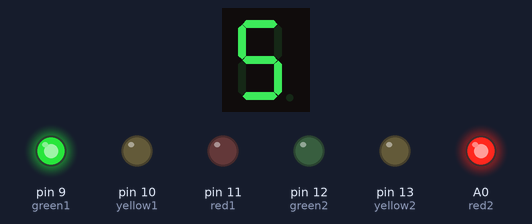
Bench run of a sketch on a simulated Arduino Uno, built with avr-gcc and run on an emulated ATmega328P. On the bench: 1-digit seven-segment display, output pins drawn as LEDs (lit = HIGH). Wiring (inferred from the names in the program): 1-digit 7-segment display, segments lit when LOW: segments pin 2, pin 3, pin 4, pin 5, pin 6, pin 7, pin 8. The segment pins are drawn as the display they are named for; pins used as bus, display or sensor lines are not drawn.

Above: at 0.1 s.
At 1.1 s:
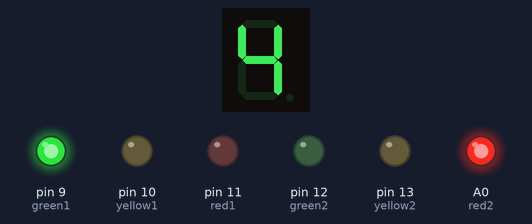
At 3.1 s:
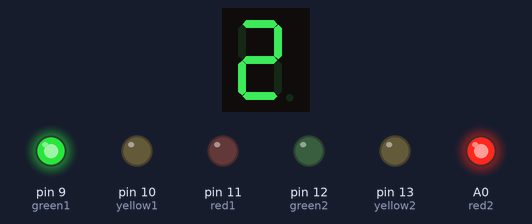
At 6.1 s:
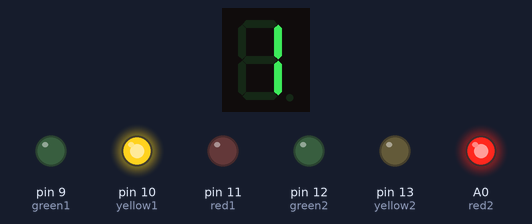
At 9.1 s:
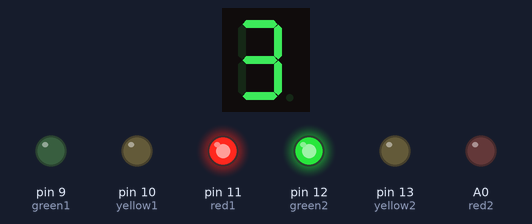
At 13.1 s:
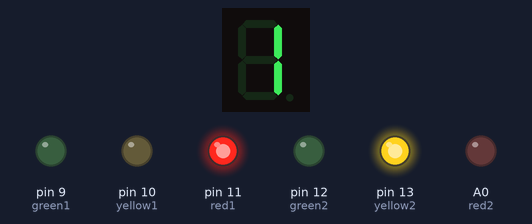
Timing chart, 0 to 36.5 s (numbered marks = the images above):
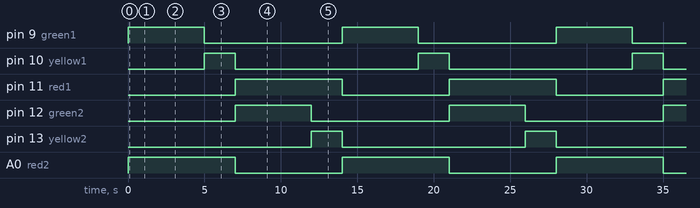

Measured:
- by itself, pin 9 (green1), pin 12 (green2): alternates HIGH for 5.0 s and LOW for 9.0 s
- by itself, pin 10 (yellow1), pin 13 (yellow2): alternates HIGH for 2.0 s and LOW for 12.0 s
- by itself, pin 11 (red1), A0 (red2): alternates HIGH for 7.0 s and LOW for 7.0 s
- what the display in image 1 shows lasts 1.0 s, from 1.0 s to 2.0 s

The sketch:

final.ino
```cpp
/*
 * MÔ HÌNH ĐÈN GIAO THÔNG NGÃ TƯ 4 TRỤ (2 CẶP ĐỐI XỨNG)
 * Board: Arduino Uno R3
 * LED 7 đoạn: Dương chung (Common Anode)
 */

// --- KHAI BÁO CHÂN ---
// 1. Chân LED 7 đoạn (a, b, c, d, e, f, g)
const int segPins[] = {2, 3, 4, 5, 6, 7, 8};

// 2. Chân Đèn Giao Thông - PHE 1 (Dọc)
const int green1 = 9;
const int yellow1 = 10;
const int red1 = 11;

// 3. Chân Đèn Giao Thông - PHE 2 (Ngang)
// Lưu ý: A0 được dùng như chân Digital số 14
const int green2 = 12;
const int yellow2 = 13;
const int red2 = A0;

// --- MÃ HEX HIỂN THỊ SỐ 0-9 ---
// Mã này quy định các thanh sáng/tắt.
// Với Dương chung: 0 là Sáng, 1 là Tắt -> Cần đảo ngược bit khi xuất.
const byte numbers[] = {
  0x3F, // 0
  0x06, // 1
  0x5B, // 2
  0x4F, // 3
  0x66, // 4
  0x6D, // 5
  0x7D, // 6
  0x07, // 7
  0x7F, // 8
  0x6F  // 9
};

void setup() {
  // Cấu hình chân LED 7 đoạn
  for (int i = 0; i < 7; i++) {
    pinMode(segPins[i], OUTPUT);
    digitalWrite(segPins[i], HIGH); // Tắt hết (Mặc định cho Dương chung)
  }

  // Cấu hình chân Đèn giao thông
  pinMode(green1, OUTPUT); pinMode(yellow1, OUTPUT); pinMode(red1, OUTPUT);
  pinMode(green2, OUTPUT); pinMode(yellow2, OUTPUT); pinMode(red2, OUTPUT);
}

// Hàm hiển thị số lên LED 7 đoạn (Đã xử lý Dương chung)
void displayNumber(int num) {
  if (num < 0 || num > 9) return; // Bảo vệ nếu số ngoài phạm vi

  byte segmentState = numbers[num];
  for (int i = 0; i < 7; i++) {
    // Logic: Lấy bit -> Đảo ngược (!) -> Xuất ra
    digitalWrite(segPins[i], !((segmentState >> i) & 1));
  }
}

// Hàm Điều Khiển Ngã Tư
// duration: Số giây đếm ngược
// phase: 1 (Phe 1 Xanh/Vàng), 2 (Phe 2 Xanh/Vàng)
// isYellow: true (Đèn vàng), false (Đèn xanh)
void trafficPhase(int duration, int activeGroup, bool isYellow) {

  // -- BƯỚC 1: SET TRẠNG THÁI ĐÈN --

  // Reset tất cả về tắt trước (để tránh chồng lấn màu)
  digitalWrite(green1, LOW); digitalWrite(yellow1, LOW); digitalWrite(red1, LOW);
  digitalWrite(green2, LOW); digitalWrite(yellow2, LOW); digitalWrite(red2, LOW);

  if (activeGroup == 1) { // PHE 1 ĐƯỢC ĐI
    digitalWrite(red2, HIGH); // Phe 2 phải Đỏ
    if (isYellow) digitalWrite(yellow1, HIGH);
    else          digitalWrite(green1, HIGH);
  }
  else { // PHE 2 ĐƯỢC ĐI
    digitalWrite(red1, HIGH); // Phe 1 phải Đỏ
    if (isYellow) digitalWrite(yellow2, HIGH);
    else          digitalWrite(green2, HIGH);
  }

  // -- BƯỚC 2: ĐẾM NGƯỢC --
  for (int i = duration; i > 0; i--) {
    displayNumber(i);
    delay(1000);
  }
}

void loop() {
  // KỊCH BẢN CHẠY:

  // 1. Phe 1: XANH (5s) | Phe 2: ĐỎ
  trafficPhase(5, 1, false);

  // 2. Phe 1: VÀNG (2s) | Phe 2: ĐỎ
  trafficPhase(2, 1, true);

  // 3. Phe 2: XANH (5s) | Phe 1: ĐỎ
  trafficPhase(5, 2, false);

  // 4. Phe 2: VÀNG (2s) | Phe 1: ĐỎ
  trafficPhase(2, 2, true);
}
```
